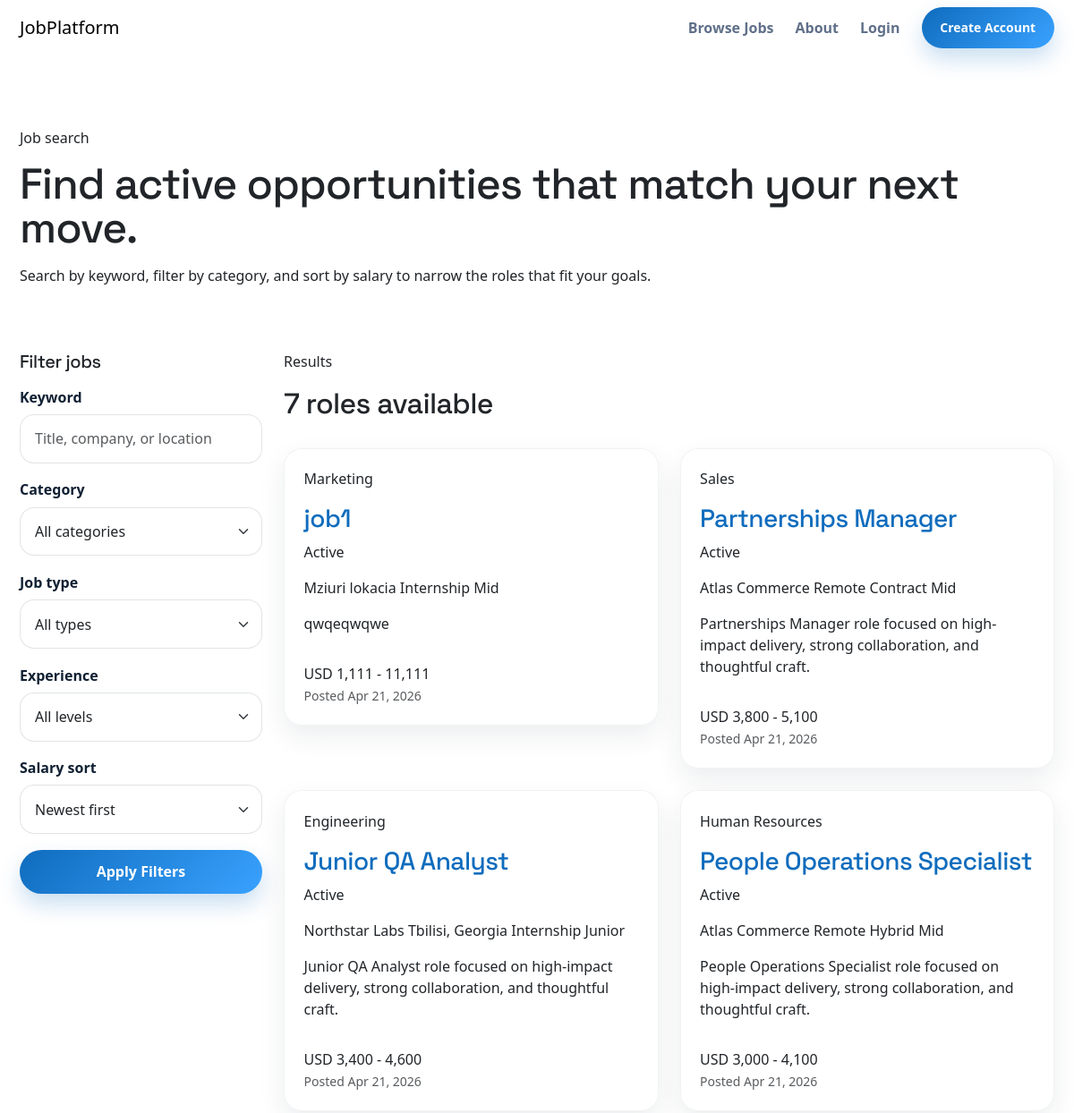
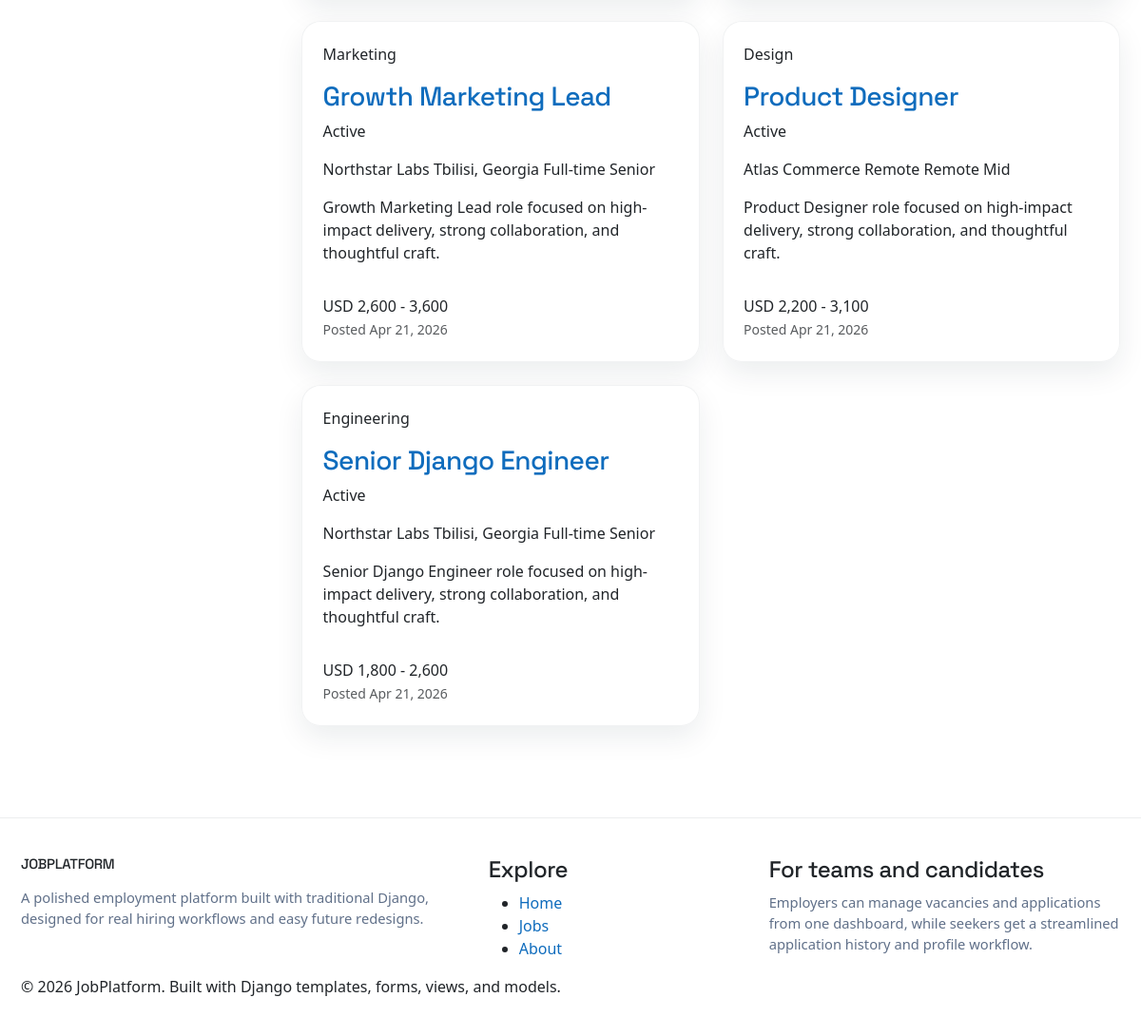
Screenshot of /jobs/ with the database file from the repository (2 pictures, top to bottom).
### jobs/models.py (models this page shows, shortened)
class Job(models.Model):
    class JobType(models.TextChoices):
        FULL_TIME = "full-time", "Full-time"
        PART_TIME = "part-time", "Part-time"
        INTERNSHIP = "internship", "Internship"
        REMOTE = "remote", "Remote"
        HYBRID = "hybrid", "Hybrid"
        CONTRACT = "contract", "Contract"
    class Category(models.TextChoices):
        ENGINEERING = "engineering", "Engineering"
        DESIGN = "design", "Design"
        MARKETING = "marketing", "Marketing"
        SALES = "sales", "Sales"
        PRODUCT = "product", "Product"
        OPERATIONS = "operations", "Operations"
        FINANCE = "finance", "Finance"
        HUMAN_RESOURCES = "human-resources", "Human Resources"
        CUSTOMER_SUPPORT = "customer-support", "Customer Support"
    class ExperienceLevel(models.TextChoices):
        JUNIOR = "junior", "Junior"
        MID = "mid", "Mid"
        SENIOR = "senior", "Senior"
    class Currency(models.TextChoices):
        USD = "USD", "USD"
        EUR = "EUR", "EUR"
        GBP = "GBP", "GBP"
        GEL = "GEL", "GEL"
    employer = models.ForeignKey(User, on_delete=models.CASCADE, related_name="jobs")
    title = models.CharField(max_length=255)
    company_name = models.CharField(max_length=255)
    location = models.CharField(max_length=255)
    job_type = models.CharField(max_length=20, choices=JobType.choices)
    category = models.CharField(max_length=30, choices=Category.choices)
    salary_min = models.DecimalField(max_digits=10, decimal_places=2, blank=True, null=True)
    salary_max = models.DecimalField(max_digits=10, decimal_places=2, blank=True, null=True)
    currency = models.CharField(max_length=3, choices=Currency.choices, default=Currency.USD)
    description = models.TextField()
    requirements = models.TextField()
    responsibilities = models.TextField()
    benefits = models.TextField(blank=True)
    experience_level = models.CharField(max_length=10, choices=ExperienceLevel.choices)
    is_active = models.BooleanField(default=True)
    application_deadline = models.DateField(blank=True, null=True)
    slug = models.SlugField(max_length=255, unique=True, blank=True)
    created_at = models.DateTimeField(auto_now_add=True)
    updated_at = models.DateTimeField(auto_now=True)
    class Meta:
        ordering = ["-created_at"]
    def get_absolute_url(self):
        return reverse("jobs:job-detail", args=[self.slug])
    @property
    def salary_display(self):
        if self.salary_min and self.salary_max:
            return f"{self.currency} {int(self.salary_min):,} - {int(self.salary_max):,}"
        if self.salary_min:
            return f"From {self.currency} {int(self.salary_min):,}"
        if self.salary_max:
            return f"Up to {self.currency} {int(self.salary_max):,}"
        return "Salary not disclosed"

### jobs/views.py (the view)
# urls.py: path("", views.job_list, name="job-list"),
def job_list(request):
    jobs = Job.objects.filter(is_active=True).select_related("employer__profile")
    keyword = request.GET.get("q", "").strip()
    category = request.GET.get("category", "").strip()
    job_type = request.GET.get("job_type", "").strip()
    experience = request.GET.get("experience_level", "").strip()
    salary_sort = request.GET.get("salary_sort", "").strip()
    if keyword:
        jobs = jobs.filter(Q(title__icontains=keyword) | Q(company_name__icontains=keyword) | Q(location__icontains=keyword))
    if category:
        jobs = jobs.filter(category=category)
    if job_type:
        jobs = jobs.filter(job_type=job_type)
    if experience:
        jobs = jobs.filter(experience_level=experience)
    if salary_sort == "salary_asc":
        jobs = jobs.order_by("salary_min", "-created_at")
    elif salary_sort == "salary_desc":
        jobs = jobs.order_by("-salary_max", "-created_at")
    else:
        jobs = jobs.order_by("-created_at")
    page_obj = Paginator(jobs, 9).get_page(request.GET.get("page"))
    return render(request, "jobs/job_list.html", {"page_obj": page_obj, "jobs": page_obj.object_list, "categories": Job.Category.choices, "job_types": Job.JobType.choices, "experience_levels": Job.ExperienceLevel.choices, "selected": {"q": keyword, "category": category, "job_type": job_type, "experience_level": experience, "salary_sort": salary_sort}})

### templates/jobs/job_list.html (shortened to what this page needs)
{% extends "base.html" %}
{% block content %}
<section class="page-hero page-hero-compact">
    <div class="container">
        <p class="eyebrow-text">Job search</p>
        <h1>Find active opportunities that match your next move.</h1>
        <p class="page-hero-copy">Search by keyword, filter by category, and sort by salary to narrow the roles that fit your goals.</p>
    </div>
</section>
<section class="section-block">
    <div class="container">
        <div class="row g-4">
            <div class="col-lg-4 col-xl-3">
                <div class="card-panel filter-panel">
                    <h2 class="h5 mb-3">Filter jobs</h2>
                    <form method="get" class="filter-form">
                        <div class="form-field">
                            <label class="form-label" for="q">Keyword</label>
                            <input type="text" class="form-control" id="q" name="q" value="{{ selected.q }}" placeholder="Title, company, or location">
                        </div>
                        <div class="form-field">
                            <label class="form-label" for="category">Category</label>
                            <select class="form-select" id="category" name="category">
                                <option value="">All categories</option>
                            </select>
                        </div>
                        <div class="form-field">
                            <label class="form-label" for="job_type">Job type</label>
                            <select class="form-select" id="job_type" name="job_type">
                                <option value="">All types</option>
                            </select>
                        </div>
                        <div class="form-field">
                            <label class="form-label" for="experience_level">Experience</label>
                            <select class="form-select" id="experience_level" name="experience_level">
                                <option value="">All levels</option>
                            </select>
                        </div>
                        <div class="form-field">
                            <label class="form-label" for="salary_sort">Salary sort</label>
                            <select class="form-select" id="salary_sort" name="salary_sort">
                                <option value="">Newest first</option>
                            </select>
                        </div>
                        <button type="submit" class="btn btn-brand w-100">Apply Filters</button>
                    </form>
                </div>
            </div>
            <div class="col-lg-8 col-xl-9">
                <div class="section-heading">
                    <div>
                        <p class="eyebrow-text">Results</p>
                        <h2>{{ page_obj.paginator.count }} role{{ page_obj.paginator.count|pluralize }} available</h2>
                    </div>
                </div>
                <div class="row g-4">
                    {% for job in jobs %}
                        <div class="col-md-6">
                            {% include "includes/job_card.html" %}
                        </div>
                    {% empty %}
                        <div class="col-12">
                            {% include "includes/empty_state.html" with title="No jobs matched your filters" body="Try broadening the search terms or clearing one of the filter groups." action_url=None action_label=None %}
                        </div>
                    {% endfor %}
                </div>
            </div>
        </div>
    </div>
</section>
{% endblock %}

### templates/includes/job_card.html (shortened to what this page needs)
<article class="job-card card-panel">
    <div class="job-card-top">
        <div>
            <p class="eyebrow-text">{{ job.get_category_display }}</p>
            <h3 class="job-card-title">
                <a href="{{ job.get_absolute_url }}">{{ job.title }}</a>
            </h3>
        </div>
        {% if job.is_active %}
            <span class="pill-badge badge-soft-success">Active</span>
        {% else %}
            <span class="pill-badge badge-soft-secondary">Closed</span>
        {% endif %}
    </div>
    <div class="job-meta-grid">
        <span>{{ job.company_name }}</span>
        <span>{{ job.location }}</span>
        <span>{{ job.get_job_type_display }}</span>
        <span>{{ job.get_experience_level_display }}</span>
    </div>
    <p class="job-card-copy">{{ job.description|truncatechars:140 }}</p>
    <div class="job-card-bottom">
        <div>
            <div class="job-salary">{{ job.salary_display }}</div>
            <small class="text-muted">Posted {{ job.created_at|date:"M d, Y" }}</small>
        </div>
    </div>
</article>

### static/css/main.css (style rules this page uses)
:root { --color-bg: #f4f6fb; --color-surface: #ffffff; --color-surface-alt: #eef3ff; --color-border: rgba(17, 24, 39, 0.08); --color-text: #102033; --color-muted: #607089; --color-brand: #0f6cbd; --color-brand-dark: #0b4f8a; --color-accent: #f59e0b; --color-success: #198754; --color-danger: #dc3545; --shadow-soft: 0 18px 45px rgba(16, 32, 51, 0.08); --shadow-card: 0 12px 30px rgba(16, 32, 51, 0.08); --radius-lg: 28px; --radius-md: 20px; --radius-sm: 14px; --container-max: 1180px; }
* { box-sizing: border-box; }
h1, h2, h3, h4, h5, h6, .brandmark { font-family: "Space Grotesk", sans-serif; letter-spacing: -0.02em; }
a { color: var(--color-brand); text-decoration: none; }
.container { max-width: var(--container-max); }
.btn { border-radius: 999px; font-weight: 700; padding: 0.78rem 1.3rem; }
.btn-brand { background: linear-gradient(135deg, var(--color-brand), #39a2ff); border: none; box-shadow: 0 12px 24px rgba(15, 108, 189, 0.22); color: #fff; }
.hero-section, .page-hero { padding: 5rem 0 3.5rem; }
.hero-copy h1, .page-hero h1, .page-heading h1 { font-size: clamp(2.4rem, 4vw, 4.6rem); line-height: 1.02; margin-bottom: 1rem; }
.stat-pill, .stat-card, .feature-card, .category-card, .job-card, .card-surface, .content-panel, .filters-panel, .dashboard-sidebar__panel { background: rgba(255, 255, 255, 0.92); border: 1px solid rgba(16, 32, 51, 0.06); border-radius: var(--radius-md); box-shadow: var(--shadow-card); }
.section-heading, .panel-heading, .page-heading, .results-header { align-items: center; display: flex; flex-wrap: wrap; gap: 1rem; justify-content: space-between; margin-bottom: 1.4rem; }
.job-card { display: flex; flex-direction: column; gap: 1rem; padding: 1.35rem; transition: transform 0.2s ease, box-shadow 0.2s ease; }
.form-field { margin-bottom: 1.1rem; }
.form-label { color: var(--color-text); font-weight: 700; margin-bottom: 0.45rem; }
.form-control, .form-select { border: 1px solid rgba(16, 32, 51, 0.12); border-radius: 16px; min-height: 3.2rem; padding: 0.9rem 1rem; }

### rows the page displays
Job: category "Marketing", title "job1", is_active "Active", company_name "Mziuri", location "lokacia", job_type "Internship", experience_level "Mid", description "qwqeqwqwe", salary_display "USD 1,111 - 11,111", created_at "Apr 21, 2026"
Job: category "Sales", title "Partnerships Manager", is_active "Active", company_name "Atlas Commerce", location "Remote", job_type "Contract", experience_level "Mid", description "Partnerships Manager role focused on high-impact delivery, strong collaboration, and thoughtful craft.", salary_display "USD 3,800 - 5,100", created_at "Apr 21, 2026"
Job: category "Engineering", title "Junior QA Analyst", is_active "Active", company_name "Northstar Labs", location "Tbilisi, Georgia", job_type "Internship", experience_level "Junior", description "Junior QA Analyst role focused on high-impact delivery, strong collaboration, and thoughtful craft.", salary_display "USD 3,400 - 4,600", created_at "Apr 21, 2026"
Job: category "Human Resources", title "People Operations Specialist", is_active "Active", company_name "Atlas Commerce", location "Remote", job_type "Hybrid", experience_level "Mid", description "People Operations Specialist role focused on high-impact delivery, strong collaboration, and thoughtful craft.", salary_display "USD 3,000 - 4,100", created_at "Apr 21, 2026"
Job: category "Marketing", title "Growth Marketing Lead", is_active "Active", company_name "Northstar Labs", location "Tbilisi, Georgia", job_type "Full-time", experience_level "Senior", description "Growth Marketing Lead role focused on high-impact delivery, strong collaboration, and thoughtful craft.", salary_display "USD 2,600 - 3,600", created_at "Apr 21, 2026"
Job: category "Design", title "Product Designer", is_active "Active", company_name "Atlas Commerce", location "Remote", job_type "Remote", experience_level "Mid", description "Product Designer role focused on high-impact delivery, strong collaboration, and thoughtful craft.", salary_display "USD 2,200 - 3,100", created_at "Apr 21, 2026"
Job: category "Engineering", title "Senior Django Engineer", is_active "Active", company_name "Northstar Labs", location "Tbilisi, Georgia", job_type "Full-time", experience_level "Senior", description "Senior Django Engineer role focused on high-impact delivery, strong collaboration, and thoughtful craft.", salary_display "USD 1,800 - 2,600", created_at "Apr 21, 2026"

### other values shown
{{ page_obj.paginator.count }} "7"
